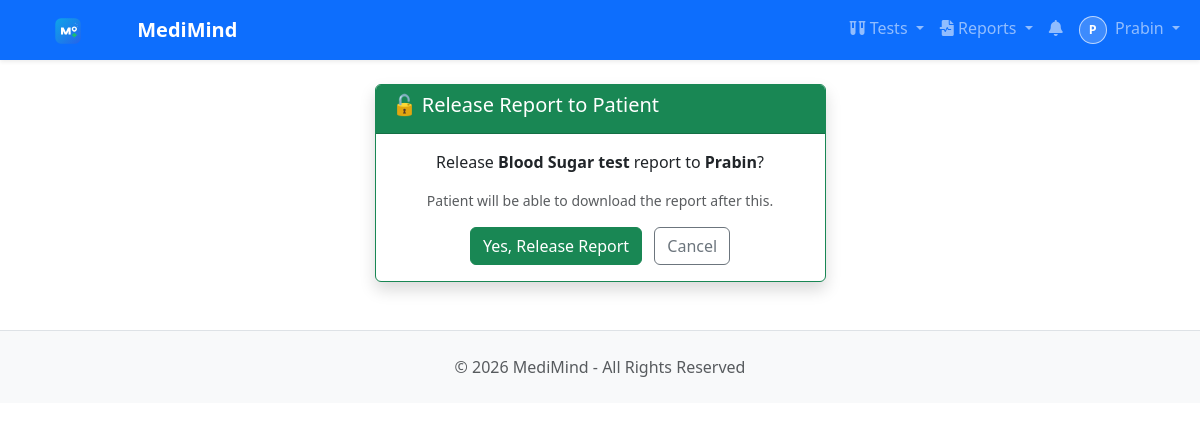
Screenshot of /lab/results/2/release/ (signed in) with the database file from the repository.
### users/models.py (models this page shows, shortened)
class User(AbstractBaseUser, PermissionsMixin):
    ROLE_CHOICES = [
        ('PATIENT', 'Patient'),
        ('DOCTOR', 'Doctor'),
        ('NURSE', 'Nurse'),
        ('RECEPTIONIST', 'Receptionist'),
        ('LAB_TECHNICIAN', 'Lab Technician'),
        ('PHARMACIST', 'Pharmacist'),
        ('BILLING_OFFICER', 'Billing Officer'),
        ('INSURANCE_COORDINATOR', 'Insurance Coordinator'),
        ('QUALITY_COMPLIANCE_OFFICER', 'Quality Compliance Officer'),
        ('ADMIN', 'Super Admin'),
    ]
    email = models.EmailField(unique=True)
    username = models.CharField(max_length=50)
    first_name = models.CharField(max_length=150, blank=True, default='')
    last_name = models.CharField(max_length=150, blank=True, default='')
    role = models.CharField(max_length=30, choices=ROLE_CHOICES, default='PATIENT')
    is_active = models.BooleanField(default=False)  # False until email activated
    is_staff = models.BooleanField(default=False)
    date_joined = models.DateTimeField(auto_now_add=True)
    activation_token = models.CharField(max_length=200, blank=True, null=True)
    objects = UserManager()
    USERNAME_FIELD = 'email'
    REQUIRED_FIELDS = ['username']
    def get_full_name(self):
        full_name = f"{self.first_name} {self.last_name}".strip()
        return full_name or self.username

class PatientProfile(models.Model):
    GENDER_CHOICES = [
        ('M', 'Male'),
        ('F', 'Female'),
        ('O', 'Other'),
    ]
    BLOOD_GROUP_CHOICES = [
        ('A+', 'A+'), ('A-', 'A-'),
        ('B+', 'B+'), ('B-', 'B-'),
        ('AB+', 'AB+'), ('AB-', 'AB-'),
        ('O+', 'O+'), ('O-', 'O-'),
    ]
    user = models.OneToOneField(User, on_delete=models.CASCADE, related_name='patient_profile')
    full_name = models.CharField(max_length=100)
    phone = models.CharField(max_length=15, blank=True)
    gender = models.CharField(max_length=1, choices=GENDER_CHOICES, blank=True)
    date_of_birth = models.DateField(null=True, blank=True)
    blood_group = models.CharField(max_length=3, choices=BLOOD_GROUP_CHOICES, blank=True)
    height = models.FloatField(null=True, blank=True, help_text="Height in cm")
    weight = models.FloatField(null=True, blank=True, help_text="Weight in kg")
    image = models.ImageField(upload_to='patients/profile/', null=True, blank=True)
    address = models.TextField(blank=True)
    emergency_contact = models.CharField(max_length=15, blank=True)
    created_at = models.DateTimeField(auto_now_add=True)
    updated_at = models.DateTimeField(auto_now=True)

### lab/models.py (models this page shows, shortened)
class TestResult(models.Model):
    STATUS_CHOICES = [
        ('PENDING', 'Awaiting Lab Entry'),
        ('ENTERED', 'Results Entered'),
        ('REVIEWED', 'Under Doctor Review'),
        ('APPROVED', 'Approved by Doctor'),
        ('RELEASED', 'Released to Patient'),
        ('CANCELLED', 'Cancelled'),
    ]
    booking = models.OneToOneField(
        TestBooking,
        on_delete=models.CASCADE,
        related_name='result'
    )
    status = models.CharField(
        max_length=15,
        choices=STATUS_CHOICES,
        default='PENDING',
        help_text="Workflow status of result"
    )
    filled_by = models.ForeignKey(
        'users.User',
        on_delete=models.SET_NULL,
        null=True,
        related_name='filled_results'
    )
    notes = models.TextField(
        blank=True,
        help_text="Lab technician notes"
    )
    pdf_file = models.FileField(
        upload_to='lab/reports/',
        null=True, blank=True
    )
    is_released = models.BooleanField(
        default=False,
        help_text="Admin releases report to patient"
    )
    is_verified = models.BooleanField(
        default=False,
        help_text="Authorized reviewer verified the report before release"
    )
    verified_by = models.ForeignKey(
        'users.User',
        on_delete=models.SET_NULL,
        null=True,
        blank=True,
        related_name='verified_results'
    )
    verified_at = models.DateTimeField(null=True, blank=True)
    reviewed_by = models.ForeignKey(
        'clinical.Doctor',
        on_delete=models.SET_NULL,
        null=True,
        blank=True,
        related_name='reviewed_results',
        help_text="Doctor who reviewed and approved results"
    )
    reviewed_at = models.DateTimeField(null=True, blank=True)
    filled_at = models.DateTimeField(auto_now_add=True)
    released_at = models.DateTimeField(null=True, blank=True)
    has_critical_values = models.BooleanField(
        default=False,
        help_text="Auto-flagged if any result item is critical"
    )
    critical_notification_sent = models.BooleanField(
        default=False,
        help_text="Track if critical values notification was sent to doctor"
    )

class TestBooking(models.Model):
    STATUS_CHOICES = [
        ('PENDING', 'Pending'),
        ('SAMPLE_COLLECTED', 'Sample Collected'),
        ('PROCESSING', 'Processing'),
        ('COMPLETED', 'Completed'),
        ('REJECTED_SAMPLE', 'Rejected Sample'),
        ('CANCELLED', 'Cancelled'),
    ]
    PAYMENT_STATUS_CHOICES = [
        ('UNPAID', 'Unpaid'),
        ('PAID', 'Paid'),
    ]
    patient = models.ForeignKey(
        'users.PatientProfile',
        on_delete=models.CASCADE,
        related_name='test_bookings'
    )
    template = models.ForeignKey(
        TestTemplate,
        on_delete=models.CASCADE,
        related_name='bookings'
    )
    date = models.DateField()
    status = models.CharField(
        max_length=20,
        choices=STATUS_CHOICES,
        default='PENDING'
    )
    payment_status = models.CharField(
        max_length=10,
        choices=PAYMENT_STATUS_CHOICES,
        default='UNPAID'
    )
    amount = models.DecimalField(
        max_digits=8, decimal_places=2,
        help_text="Price at time of booking"
    )
    notes = models.TextField(blank=True)
    specimen_id = models.CharField(max_length=40, unique=True, null=True, blank=True)
    collected_by = models.ForeignKey(
        'users.User',
        on_delete=models.SET_NULL,
        null=True,
        blank=True,
        related_name='collected_samples'
    )
    collected_at = models.DateTimeField(null=True, blank=True)
    received_at = models.DateTimeField(null=True, blank=True)
    rejected_reason = models.CharField(max_length=255, blank=True)
    expected_report_at = models.DateTimeField(null=True, blank=True)
    completed_at = models.DateTimeField(null=True, blank=True)
    created_at = models.DateTimeField(auto_now_add=True)
    class Meta:
        unique_together = ['patient', 'template', 'date']
        ordering = ['-date']

class TestTemplate(models.Model):
    name = models.CharField(max_length=200, unique=True)
    description = models.TextField(blank=True)
    preparation = models.TextField(
        blank=True,
        help_text="Instructions before test e.g. Fast for 8 hours"
    )
    price = models.DecimalField(max_digits=8, decimal_places=2)
    duration_minutes = models.IntegerField(
        default=30,
        help_text="How long the test takes"
    )
    is_available = models.BooleanField(default=True)
    created_at = models.DateTimeField(auto_now_add=True)
    class Meta:
        ordering = ['name']

### lab/views.py (the view, shortened to what this page needs)
# urls.py: path('results/<int:pk>/release/', views.release_result, name='release_result'),
@login_required
def release_result(request, pk):
    if request.user.role not in ['ADMIN', 'RECEPTIONIST']:
        messages.error(request, 'Access denied.')
        return redirect('users:dashboard')
    result = get_object_or_404(TestResult, pk=pk)
    return render(request, 'lab/release_confirm.html', {'result': result})

### notifications/context_processors.py (called while the page is built)
def unread_notifications(request):
    if request.user.is_authenticated:
        count = Notification.objects.filter(recipient=request.user, is_read=False).count()
        return {'unread_notification_count': count}
    return {'unread_notification_count': 0}

### templates/lab/release_confirm.html (shortened to what this page needs)
{% extends 'base.html' %}
{% block content %}
<div class="row justify-content-center"><div class="col-md-5">
<div class="card shadow {% if verify_mode %}border-primary{% else %}border-success{% endif %}">
    <div class="card-header {% if verify_mode %}bg-primary{% else %}bg-success{% endif %} text-white">
        <h5>{% if verify_mode %}🧪 Verify Report{% else %}🔓 Release Report to Patient{% endif %}</h5>
    </div>
    <div class="card-body text-center">
        {% if verify_mode %}
        <p>Verify <strong>{{ result.booking.template.name }}</strong> report for <strong>{{ result.booking.patient.full_name }}</strong>?</p>
        <p class="text-muted small">Verification is required before patient release.</p>
        {% else %}
        <p>Release <strong>{{ result.booking.template.name }}</strong> report to <strong>{{ result.booking.patient.full_name }}</strong>?</p>
        <p class="text-muted small">Patient will be able to download the report after this.</p>
        {% endif %}
        <form method="POST">{% csrf_token %}
            <button type="submit" class="btn {% if verify_mode %}btn-primary{% else %}btn-success{% endif %}">
                {% if verify_mode %}Yes, Verify Report{% else %}Yes, Release Report{% endif %}
            </button>
            <a href="{% url 'lab:admin_bookings' %}" class="btn btn-outline-secondary ms-2">Cancel</a>
        </form>
    </div>
</div>
</div></div>
{% endblock %}

### templates/base.html (shortened to what this page needs)
{% load static %}
<!DOCTYPE html>
<html lang="en">
<head>
    <link href="https://cdn.jsdelivr.net/npm/bootstrap@5.3.0/dist/css/bootstrap.min.css" rel="stylesheet">
    <link href="https://cdnjs.cloudflare.com/ajax/libs/font-awesome/6.0.0/css/all.min.css" rel="stylesheet">
</head>
<body>
{% if user.is_authenticated %}
<nav class="navbar navbar-expand-lg navbar-dark bg-primary sticky-top shadow-sm">
    <div class="container-fluid">
        <a class="navbar-brand fw-bold" href="{% url 'users:dashboard' %}">
            <img src="{% static 'branding/medimind-logo.svg' %}" alt="MediMind" width="112" height="28" loading="eager" decoding="async" class="me-2">
            MediMind
        </a>
        <div class="collapse navbar-collapse" id="navbarNav">
            <div class="navbar-nav ms-auto">
                {% if user.role == 'PATIENT' or user.role == 'LAB_TECHNICIAN' or user.role == 'RECEPTIONIST' or user.role == 'ADMIN' %}
                <div class="nav-item dropdown">
                    <a class="nav-link dropdown-toggle" href="#" id="testsDropdown" role="button" data-bs-toggle="dropdown">
                        <i class="fas fa-vials"></i> Tests
                    </a>
                </div>
                {% endif %}
                <div class="nav-item dropdown">
                    <a class="nav-link dropdown-toggle" href="#" id="reportsDropdown" role="button" data-bs-toggle="dropdown">
                        <i class="fas fa-file-waveform"></i> Reports
                    </a>
                </div>
                <a class="nav-link" href="{% url 'notifications:notification_list' %}" title="Notifications">
                    <i class="fas fa-bell"></i>
                </a>
                <div class="nav-item dropdown">
                    <a class="nav-link dropdown-toggle" href="#" id="userDropdown" role="button" data-bs-toggle="dropdown">
                        {% if user.role == 'PATIENT' and user.patient_profile and user.patient_profile.image %}
                            <img src="{{ user.patient_profile.image.url }}" alt="{{ user.username }}" class="nav-avatar me-1">
                        {% elif user.role == 'DOCTOR' and user.doctor_profile and user.doctor_profile.photo %}
                            <img src="{{ user.doctor_profile.photo.url }}" alt="{{ user.username }}" class="nav-avatar me-1">
                        {% else %}
                            <span class="nav-avatar-fallback me-1">{{ user.username|slice:":1"|upper }}</span>
                        {% endif %}
                        {{ user.first_name|default:user.username }}
                    </a>
                </div>
            </div>
        </div>
    </div>
</nav>
{% endif %}
<div class="{% if user.is_authenticated %}container{% else %}container-fluid{% endif %} mt-4">
    {% block content %}{% endblock %}
</div>
<footer class="bg-light text-muted py-4 mt-5 border-top">
    <div class="container text-center">
        <p class="mb-0">&copy; 2026 MediMind - All Rights Reserved</p>
    </div>
</footer>
</body>
</html>

### templates/base.html (style rules this page uses)
.nav-avatar-fallback { width: 28px; height: 28px; border-radius: 50%; display: inline-flex; align-items: center; justify-content: center; font-size: 0.78rem; font-weight: 700; background: rgba(255, 255, 255, 0.2); border: 1px solid rgba(255, 255, 255, 0.65); color: #fff; }

### rows the page displays
User: username "P", first_name "Prabin"
TestResult: booking.template.name "Blood Sugar test", booking.patient.full_name "Prabin"
